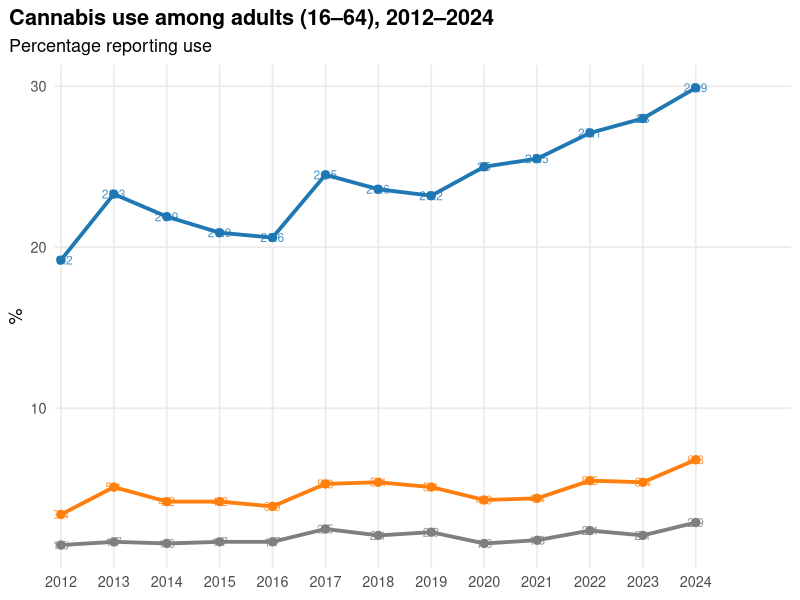
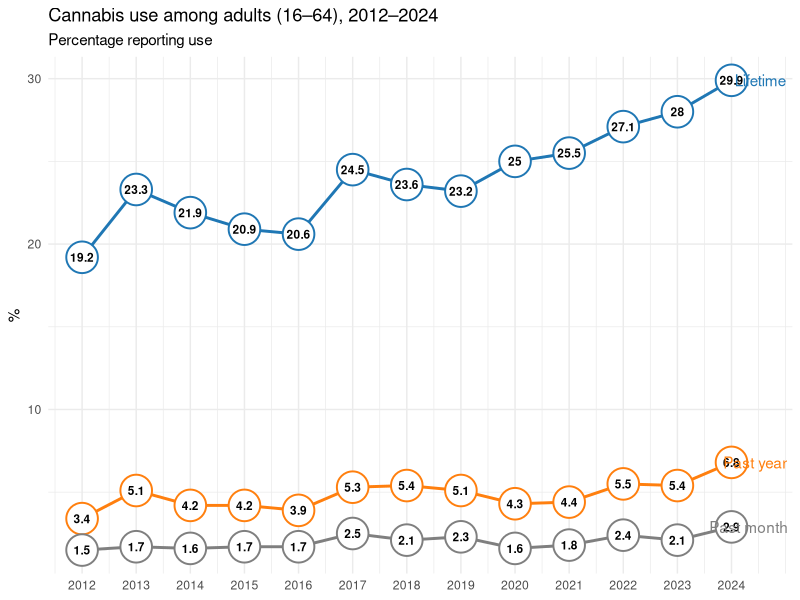

Generate these figures, in order, with R:
library(data.table)
library(ggplot2)
library(ggrepel)

# Example data
dt <- data.table(
  year = 2012:2024,
  Lifetime = c(19.2,23.3,21.9,20.9,20.6,24.5,23.6,23.2,25,25.5,27.1,28,29.9),
  `Past year` = c(3.4,5.1,4.2,4.2,3.9,5.3,5.4,5.1,4.3,4.4,5.5,5.4,6.8),
  `Past month` = c(1.5,1.7,1.6,1.7,1.7,2.5,2.1,2.3,1.6,1.8,2.4,2.1,2.9)
)

# Convert to long format
long_dt <- data.table::melt(
  dt,
  id.vars = "year",
  variable.name = "measure",
  value.name = "value"
)

# Last observations used for direct labels
last_dt <- long_dt[year == max(year)]

ggplot(long_dt,
       aes(year, value,
           color = measure,
           group = measure)) +

  geom_line(linewidth = 1.3) +

  geom_point(size = 2.5) +

#   # Only label last point
#   geom_text_repel(
#     data = last_dt,
#     aes(label = paste0(measure, " (", value, "%)")),
#     hjust = 0,
#     direction = "y",
#     nudge_x = 0.5,
#     show.legend = FALSE
#   ) +

#   geom_label(
#     data = last_dt,
#     aes(label = sprintf("%.1f%%", value)),
#     fill = "white",
#     label.size = 0,
#     fontface = "bold"
#   ) +
  
# geom_text(
#   aes(label = value),
#   size = 3.2,
#   fontface = "bold",
#   vjust = -0.7,
#   show.legend = FALSE
# ) +

  geom_text(
    aes(label = value),
    size = 3,
    alpha = 0.8,
    check_overlap = TRUE
  ) +

scale_x_continuous(
  breaks = 2012:2024,
    expand = expansion(mult = c(0.01, 0.15))
  ) +

  scale_colour_manual(
    values = c(
      "Lifetime" = "#1F77B4",
      "Past year" = "#FF7F0E",
      "Past month" = "#7F7F7F"
    )
  ) +

  labs(
    title = "Cannabis use among adults (16–64), 2012–2024",
    subtitle = "Percentage reporting use",
    x = NULL,
    y = "%"
  ) +

  theme_minimal(base_size = 13) +
  theme(
    legend.position = "none",
    panel.grid.minor = element_blank(),
    plot.title = element_text(face = "bold"),
    plot.title.position = "plot"
  )


## Option 2
## ---------
# geom_text(
#   aes(label = value),
#   size = 3.2,
#   fontface = "bold",
#   vjust = -0.7,
#   show.legend = FALSE
# )

geom_text(
  aes(label = value),
  size = 3,
  alpha = 0.8,
  check_overlap = TRUE
)


geom_label(
  data = last_dt,
  aes(label = sprintf("%.1f%%", value)),
  fill = "white",
  label.size = 0,
  fontface = "bold"
)



## Text in a circle
## -----------------------------------------------------------------------------

library(data.table)
library(ggplot2)
library(ggrepel)

# Data
dt <- data.table(
  year = 2012:2024,
  Lifetime = c(19.2,23.3,21.9,20.9,20.6,24.5,23.6,23.2,25,25.5,27.1,28,29.9),
  `Past year` = c(3.4,5.1,4.2,4.2,3.9,5.3,5.4,5.1,4.3,4.4,5.5,5.4,6.8),
  `Past month` = c(1.5,1.7,1.6,1.7,1.7,2.5,2.1,2.3,1.6,1.8,2.4,2.1,2.9)
)

# Convert to long format
long_dt <- data.table::melt(
  dt,
  id.vars = "year",
  variable.name = "measure",
  value.name = "value"
)

# Keep only the last point from each series
label_dt <- long_dt[, .SD[which.max(year)], by = measure]

# Colors matching the example
cols <- c(
  "Lifetime" = "#1f77b4",
  "Past year" = "#ff7f0e",
  "Past month" = "#7f7f7f"
)

ggplot(
  long_dt,
  aes(
    x = year,
    y = value,
    colour = measure,
    group = measure
  )
) +
  # Lines
  geom_line(linewidth = 1) +

  # Circular points
  geom_point(
    aes(colour = measure),
    fill = "white",
    shape = 21,
    size = 10, # circle size
    stroke = 1 #border tickness
  ) +

  # Values centered inside the circles
  geom_text(
    aes(label = value),
    colour = "black",
    size = 3,
    fontface = "bold",
    show.legend = FALSE
  ) +

  scale_colour_manual(values = cols) +
  scale_x_continuous(
    breaks = 2012:2024
  ) +

  labs(
    title = "Cannabis use among adults (16–64), 2012–2024",
    subtitle = "Percentage reporting use",
    x = NULL,
    y = "%"
  ) +

  theme_minimal(base_size = 12) +
  guides(colour = "none") + # remove legend
  geom_text_repel(
    data = label_dt,
    aes(label = measure),
    direction = "y",
    hjust = 0,
    nudge_x = 0.5,
    segment.color = NA,
    show.legend = FALSE
  ) +
  theme_minimal()
